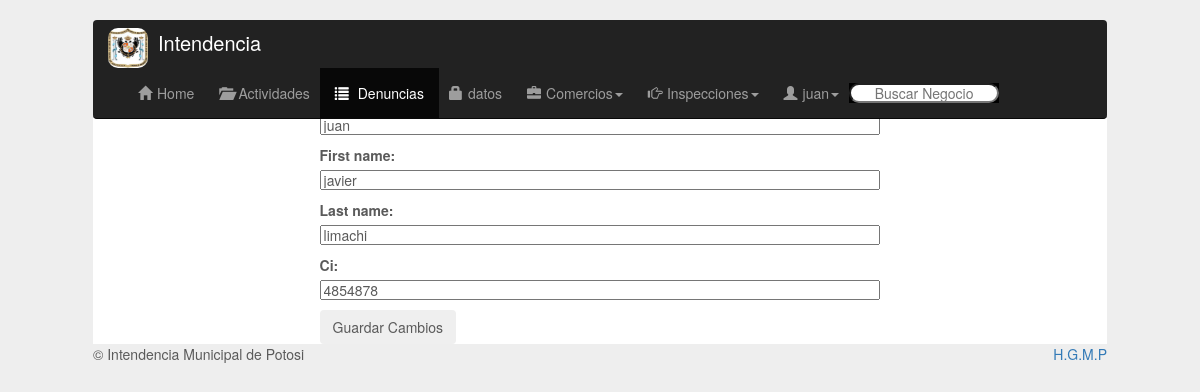
/editarperfilInspector/ (signed in), run on an earlier commit of the app's database.
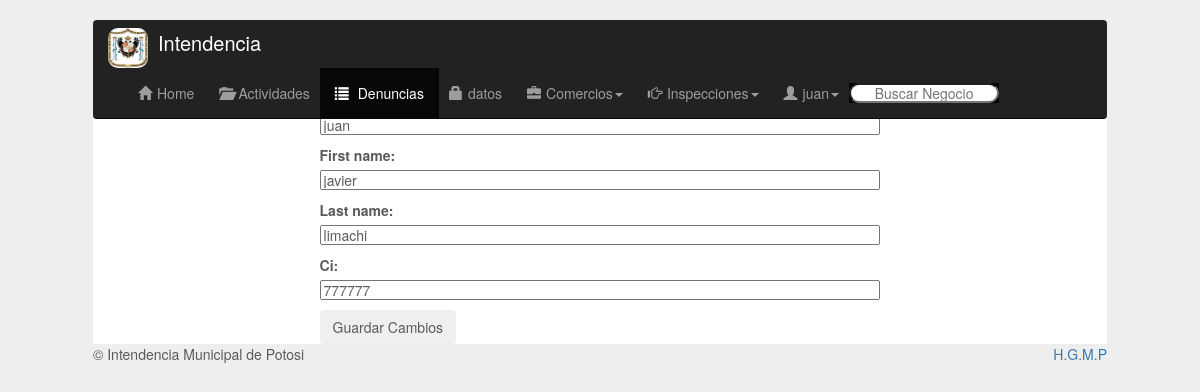
And on a later commit of the database.
### administracion/apps/usuario/models.py (models this page shows, shortened)
class Perfiles(models.Model):
	usuario = models.OneToOneField(User, unique=True, related_name='perfil')
	ci = models.IntegerField(max_length=10)

### administracion/apps/usuario/views.py (the view)
# urls.py: url(r'^editarperfilInspector/$',editar_perfil_Inspector),
@login_required(login_url='/')
def editar_perfil_Inspector(request):
	if request.method=='POST':
		user_form=UserForms(request.POST,instance=request.user)
		perfil_form=formPerfiles(request.POST,instance=request.user.perfil)
		if user_form.is_valid() and perfil_form.is_valid():
			user_form.save()
			perfil_form.save()
			return HttpResponseRedirect('/')
	else:
		user_form=UserForms(instance=request.user)
		perfil_form=formPerfiles(instance=request.user.perfil)
	return render_to_response('usuario/datos_Inspector.html',{'user_form':user_form,'perfil_form':perfil_form},context_instance=RequestContext(request))

### administracion/apps/usuario/forms.py
class UserForms(forms.ModelForm):
	class Meta:
		model=User
		fields = ('username','first_name','last_name')

class formPerfiles(forms.ModelForm):
	class Meta:
		model=Perfiles
		exclude=['usuario']

### administracion/templates/usuario/datos_Inspector.html (shortened to what this page needs)
{% extends 'inspector/inicio_inspector.html' %}
{% block inspecciones %}
<link rel="stylesheet" type="text/css" href="/static/css/formularios.css">
<link rel="stylesheet" type="text/css" href="/static/css/frontends.css">
<div class="card">
<form action="" method="POST">{% csrf_token %}
   {{ user_form }}
    {{ perfil_form }}
   <button class="waves-effect waves-light btn" type="submit"
       onsubmit='verificar()'>Guardar Cambios</button>
</form>
</div>
{% endblock %}

### administracion/templates/inspector/inicio_inspector.html (shortened to what this page needs)
<!DOCTYPE html>
<html lang="en">
  <head>
    <link rel="stylesheet" type="text/css" href="https://maxcdn.bootstrapcdn.com/bootstrap/3.3.1/css/bootstrap.min.css">
    <link href="/static/css/carousel.css" rel="stylesheet">
  </head>
  <body>
    <div class="navbar-wrapper">
      <div class="container">
        <nav class="navbar navbar-inverse navbar-static-top">
          <div class="container">
            <div class="navbar-header">
              <a id='imgs'> <img src="/static/img/escudo.jpg">Intendencia</a>
            </div>
            <div id="navbar" class="navbar-collapse collapse">
              <ul class="nav navbar-nav">
                <li><a  href="/"><span class="glyphicon glyphicon-home"></span>Home</a></li>
              	<li><a  href="#modal2"><span class="glyphicon glyphicon-folder-open"></span>Actividades</a></li>
                <li class="active"><a href="#"><span class="glyphicon glyphicon-list"></span> Denuncias</a></li>
                <li><a href="//" ><span class="glyphicon glyphicon-lock"></span>datos</a></li>
                <li class="dropdown">
                  <a href="#" class="dropdown-toggle" data-toggle="dropdown" role="button" aria-expanded="false" id='denuncia'><span class="glyphicon glyphicon-briefcase"></span>Comercios<span class="caret"></span></a>
                </li>
                <li class="dropdown">
                  <a href="#" class="dropdown-toggle" data-toggle="dropdown" role="button" aria-expanded="false" id='notificacion'><span class="glyphicon glyphicon-hand-right"></span>Inspecciones<span class="caret"></span></a>
                </li>
                <li class="dropdown">
                  <a href="#" class="dropdown-toggle" data-toggle="dropdown" role="button" aria-expanded="false"><span class="glyphicon glyphicon-user"></span>{{user.username}}<span class="caret"></span></a>
                </li>
                <li>
  <form action="/buscarNegocio/" name="" id="fbuscar" method="post"> {% csrf_token %}
     <input id="id_texto" class='idtet' maxlength="50" name="texto" type="text" placeholder='Buscar Negocio'/>
  </form><div class="resultados"></div>
                </li>
              </ul>
            </div>
          </div>
        </nav>
      </div>
    </div>
    <div id="contend">
    <div class="container marketing" id='circle'>
    	{% block inspecciones %}{% endblock %} {% block js %}{% endblock %}
      <link rel="stylesheet" type="text/css" href="/static/css/micion.css">
<div class="center">
</div>
    </div>
    </div>
      <footer>
        <p class="pull-right"><a href="/">H.G.M.P</a></p>
        <p>&copy; Intendencia Municipal de Potosi</p>
      </footer>
  </body>
</html>

### administracion/static/css/carousel.css (style rules this page uses)
body { padding-bottom: 40px; color: #5a5a5a; background-color: #eee; }
#contend { width: 84.5%; height: auto; margin: auto; background-color: white; }
.navbar-wrapper { position: absolute; top: 0; right: 0; left: 0; z-index: 20; }
.navbar-wrapper > .container { padding-right: 0; padding-left: 0; height: auto; }
.navbar-wrapper .navbar { padding-right: 15px; padding-left: 15px; }
.navbar-wrapper .navbar .container { width: auto; }
.container { width: 87%; height: auto; margin: auto; }
@media (min-width: 768px) { .navbar-wrapper { margin-top: 20px; } }
@media (min-width: 768px) { .navbar-wrapper .container { padding-right: 15px; padding-left: 15px; } }
@media (min-width: 768px) { .navbar-wrapper .navbar { padding-right: 0; padding-left: 0; } }
@media (min-width: 768px) { .navbar-wrapper .navbar { border-radius: 4px; } }
@media (min-width: 768px) { .navbar-nav { margin-left: 20px; } }
.navbar-header { margin-top: 3px; }
#imgs { color: white;text-decoration: none;position: relative; font-size: 20px; }
#imgs img { width: 40px;height: 40px;border-radius: 10px;margin-right: 10px; margin-top: 5px; }
#fbuscar { width: 150px;height: 20px; margin-top: 15px; margin-left: 0px; background-color: black; }
#fbuscar input { margin: 0px;padding: 0px; border-radius: 10px; height: 100%; width:100%; text-align: center; }
footer { width: 84.5%; margin: auto; margin-bottom: 15px; }

### administracion/static/css/formularios.css (style rules this page uses)
.card { width: 60%;height: auto;margin: auto;margin-top: 10px;border-radius: 5px; margin-bottom: 50px; }
.card form { width: 95%;height: auto;margin: auto;margin-top: 5px; }
.card form label { width: 150px;margin-left: 0px;display: inline-block; }
.card form input { height: 20px;margin-left: 0px;display: inline-block;width:100%; margin-bottom: 10px; }
.card form .helptext { width: 250px; float: right; margin-top: -50px;margin-right: 100px; }

### administracion/static/css/frontends.css (style rules this page uses)
#circle { width: 100%; margin-top: 80px; }

### administracion/static/css/micion.css (style rules this page uses)
.center { width:700px; height:200px; top:50%; left:50%; margin-left:-350px; margin-top:-250px; }

### administracion/templates/inspector/inicio_inspector.html (style rules this page uses)
.glyphicon { margin-right: 5px; }
.navbar-nav>li { margin-left: -5px; }

What changed in the data, as far as the page shows it:
changed Perfiles: ci "4854878" → "777777"
